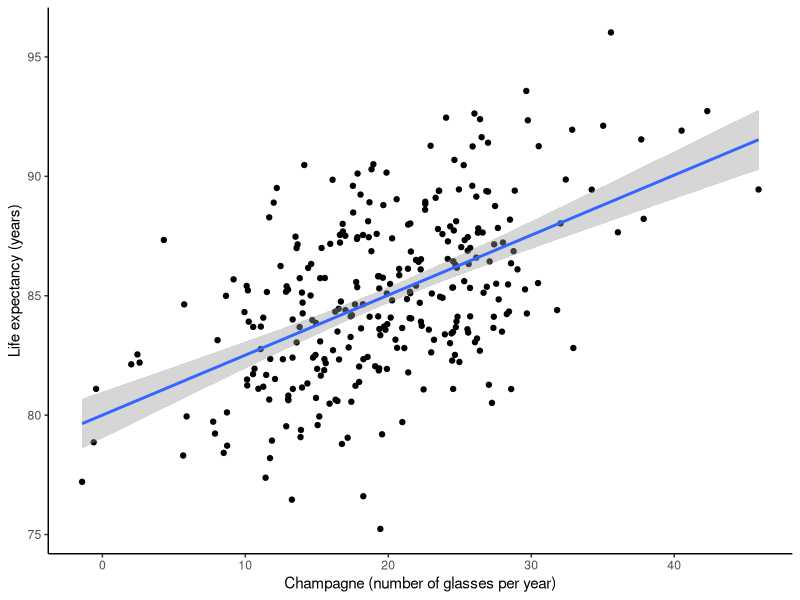
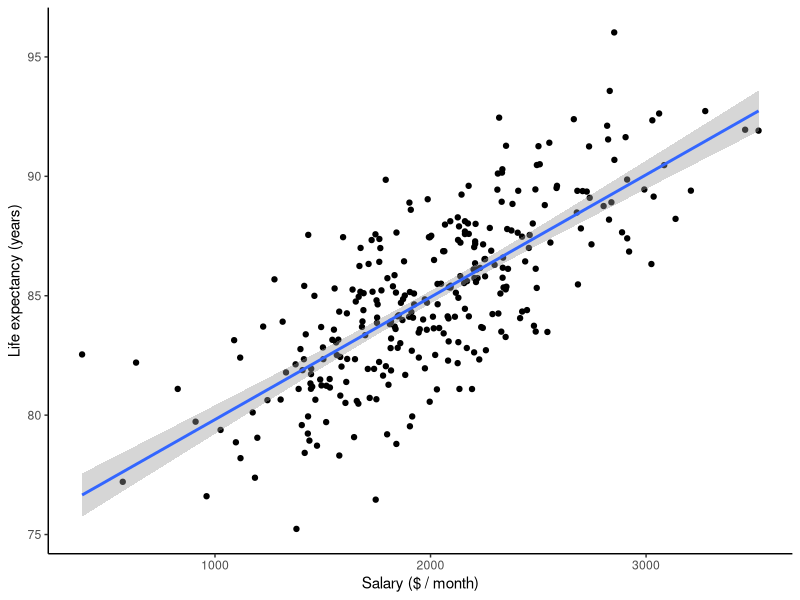
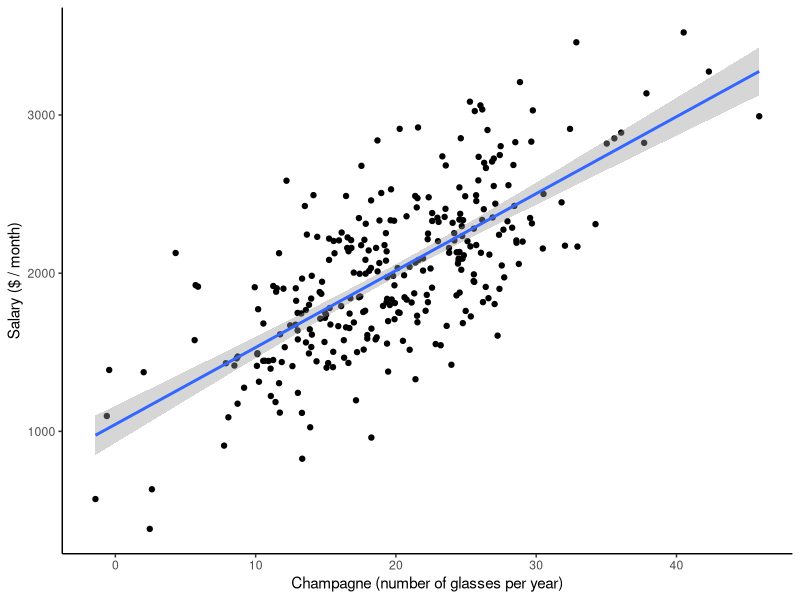
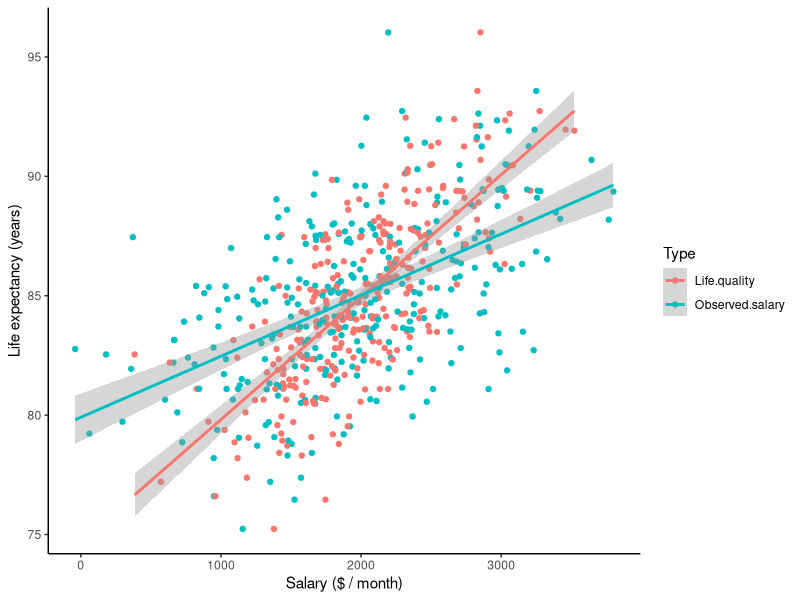
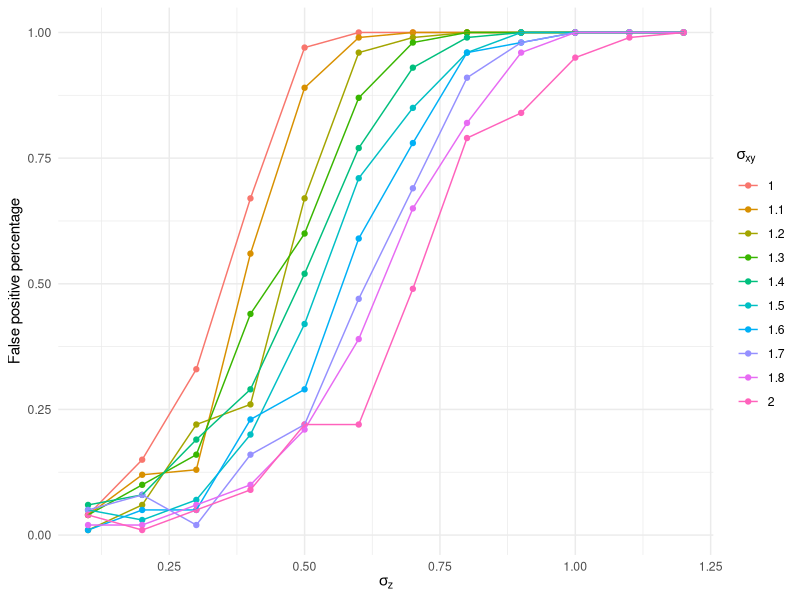
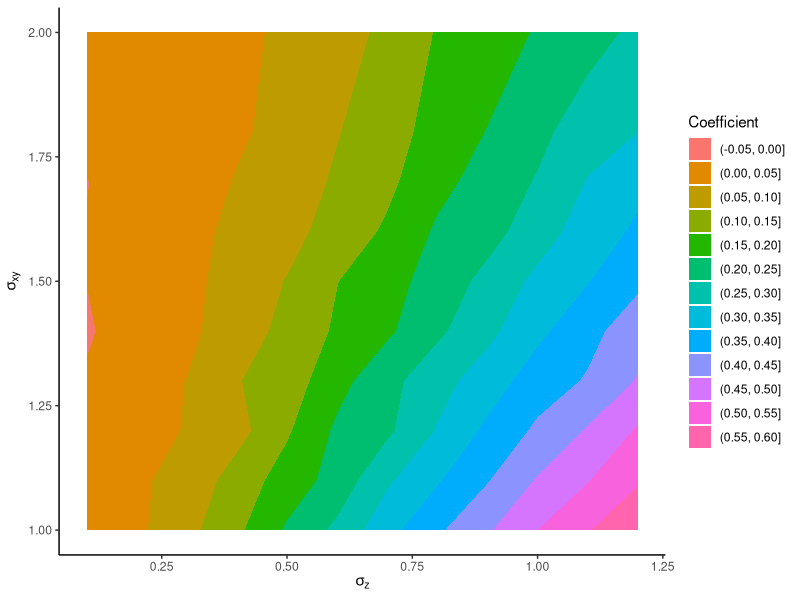

These charts were generated, in order, by the following R code:
## ---- chunk 1
knitr::opts_chunk$set(echo = TRUE)

# libraries
library(MASS) # simulation
library(ggplot2) # beautiful plot
library(tidyr)
library(dplyr)

# Seed for reproducibility
set.seed(1234)
## ---- chunk 2
# sample size
N = 300

# indicator of quality of life (salary in euros / month centered on 2000 euros with sd of 500)
z = 2000 + 500 * mvrnorm(n = N, 0, 1)

# Champagne 
x = 0 + 0.01*z + 5 * mvrnorm(n = N, 0, 1)

# Life expectancy - imagine a law that is a normal law centered on 75 years and a positive effect of quality of life
y = 75 + 0.005 * z + 2.5 * mvrnorm(n = N, 0, 1) 

# observed revenue - basically the true value with noise
z_obs = z + 500 * mvrnorm(n = N, 0, 1)

simulation <- data.frame("Life.quality" = z,
                   "Champagne" = x,
                   "Life.expectancy" = y,
                   "Observed.salary" = z_obs)
## ---- chunk 3
ggplot(simulation, aes(x = Champagne, y = Life.expectancy)) +
  geom_point() +
  theme_classic() +
  geom_smooth(method = 'lm') +
  xlab("Champagne (number of glasses per year)") +
  ylab("Life expectancy (years)")
## ---- chunk 4
cor.test(simulation$Life.expectancy, simulation$Champagne)
## ---- chunk 5
naive.model <- lm(Life.expectancy ~ Champagne, data = simulation)
summary(naive.model)
## ---- chunk 6
ggplot(simulation, aes(x = Life.quality, y = Life.expectancy)) +
  geom_point() +
  theme_classic() +
  geom_smooth(method = 'lm') +
  xlab("Salary ($ / month)") +
  ylab("Life expectancy (years)")

ggplot(simulation, aes(x = Champagne, y = Life.quality)) +
  geom_point() +
  theme_classic() +
  geom_smooth(method = 'lm') +
  xlab("Champagne (number of glasses per year)") +
  ylab("Salary ($ / month)")
## ---- chunk 7
true.model <- lm(Life.expectancy ~ Champagne + Life.quality, data = simulation)
summary(true.model)
## ---- chunk 8
simulation %>%
  pivot_longer(cols = c(Observed.salary, Life.quality), names_to = "Type", values_to = "Salary") %>%
  ggplot(aes(x = Salary, y = Life.expectancy, color = Type, group = Type)) +
  geom_point() +
  theme_classic() +
  geom_smooth(method = 'lm') +
  ylab("Life expectancy (years)") +
  xlab("Salary ($ / month)")
## ---- chunk 9
proxy.model <- lm(Life.expectancy ~ Champagne + Observed.salary, data = simulation)
summary(proxy.model)
## ---- chunk 10
regress.on.proxy <- lm(Life.expectancy ~ Observed.salary, data = simulation)
simulation$Life.expect.reduced <- predict(regress.on.proxy)

naive <- lm(Life.expect.reduced ~ Champagne, data = simulation)
summary(naive)
## ---- chunk 11
compute_simulation <- function(sigma_xy, sigma_z, N = 300){
  
  # generate true covariate called z
  z = 2000 + 500 * mvrnorm(n = N, 0, 1)
  
  # generate champagne like covariate
  x = z + sigma_xy * mvrnorm(n = N, 0, 1)
  
  # generate the outcome covariate
  y = z + sigma_xy * mvrnorm(n = N, 0, 1)
  
  # generate the proxy
  z_obs = z + sigma_z * mvrnorm(n = N, 0, 1)
  
  simulation <- data.frame("z" = z,
                           "x" = x,
                           "y" = y,
                           "z_obs" = z_obs)
  
  return(simulation)
}
## ---- chunk 12
test <- compute_simulation(1, 1)
model.test <- lm(y ~ z_obs + x, data = test)
model.test <- summary(model.test)
pvalue <- model.test$coefficients["x", 4]
pvalue
## ---- chunk 13
test <- compute_simulation(1, 0.1)
model.test <- lm(y ~ z_obs + x, data = test)
model.test <- summary(model.test)
pvalue <- model.test$coefficients["x", 4]
pvalue
## ---- chunk 14
sigma_z <- c(0.1, 0.2, 0.3, 0.4, 0.5,  0.6, 0.7, 0.8, 0.9, 1, 1.1, 1.2)
sigma_xy <- c(1, 1.1, 1.2, 1.3, 1.4, 1.5, 1.6, 1.7, 1.8, 2)
K = 100

results <- data.frame("sigma_z" = c(),
                      "sigma_xy" = c(),
                      "pvalue" = c(),
                      "coefficient" = c())


for (s_z  in sigma_z){
  for (s_xy in sigma_xy){
    for (i in 1:K){
          test <- compute_simulation(s_xy, s_z)
          model.test <- lm(y ~ z_obs + x, data = test)
          model.test <- summary(model.test)
          pvalue <- model.test$coefficients["x", 4]
          coefficient <- model.test$coefficients["x", 1]
          
          new_row <- data.frame("sigma_z" = s_z,
                            "sigma_xy" = s_xy,
                            "pvalue" = pvalue,
                            "coefficient" = coefficient)
          results <- rbind(results, new_row)
    }
  }
}
## ---- chunk 15
results$false_positive <- ifelse(results$pvalue < 0.05, 1, 0)
results_treated <- results%>% 
  group_by(sigma_z, sigma_xy) %>%
  summarise(total = n(), count = sum(false_positive)) 


results_treated$percentage <- round(results_treated$count / 100,2)
## ---- chunk 16
ggplot(results_treated, aes(x = sigma_z, y = percentage, group = as.factor(sigma_xy), color = as.factor(sigma_xy))) +
  geom_point() +
  geom_line() +
  theme_minimal() +
  ylab("False positive percentage") +
  xlab(expression(sigma[z]))  + 
  scale_color_discrete(name=expression(sigma[xy]))

# ggplot(results_treated, aes(x = sigma_z, y = percentage, group = as.factor(sigma_xy), color = as.factor(sigma_xy))) +
#   geom_smooth(se = FALSE) +
#   theme_minimal() +
#   ylab("False positive percentage") +
#   xlab(expression(sigma[z])) + 
#   scale_color_discrete(name=expression(sigma[xy]))
#   
## ---- chunk 17
results_coefficient_treated <- results %>%
  group_by(sigma_z, sigma_xy) %>%
  summarise(coefficient = mean(coefficient)) 
## ---- chunk 18
library(ggrepel)

ggplot(results_coefficient_treated, aes(x = sigma_z, y = sigma_xy, z = coefficient)) + 
  theme_classic() + 
  geom_contour_filled(palette = "Set1") +
  xlab(expression(sigma[z])) +
  ylab(expression(sigma[xy])) + 
  scale_fill_discrete(name="Coefficient")
